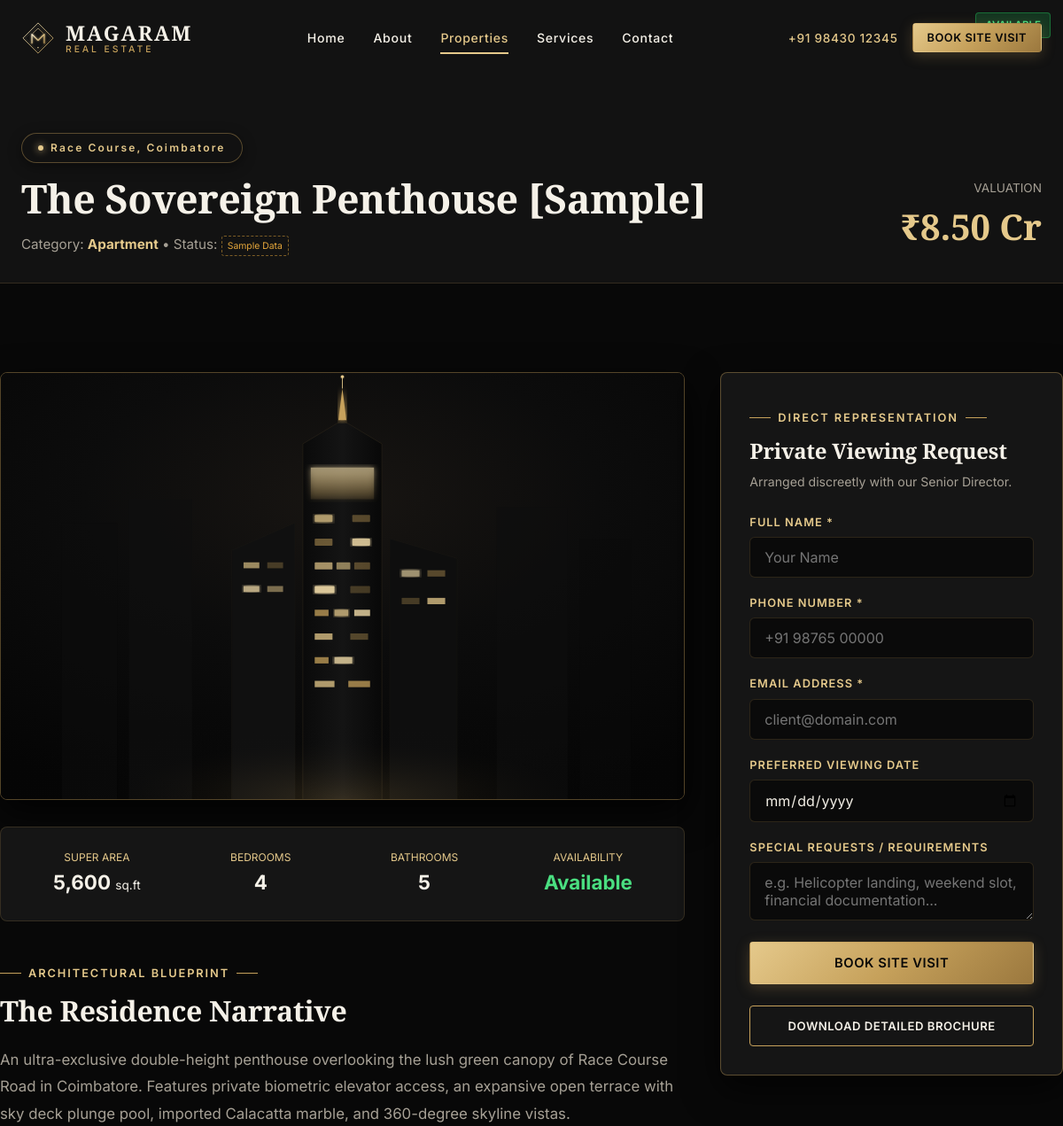
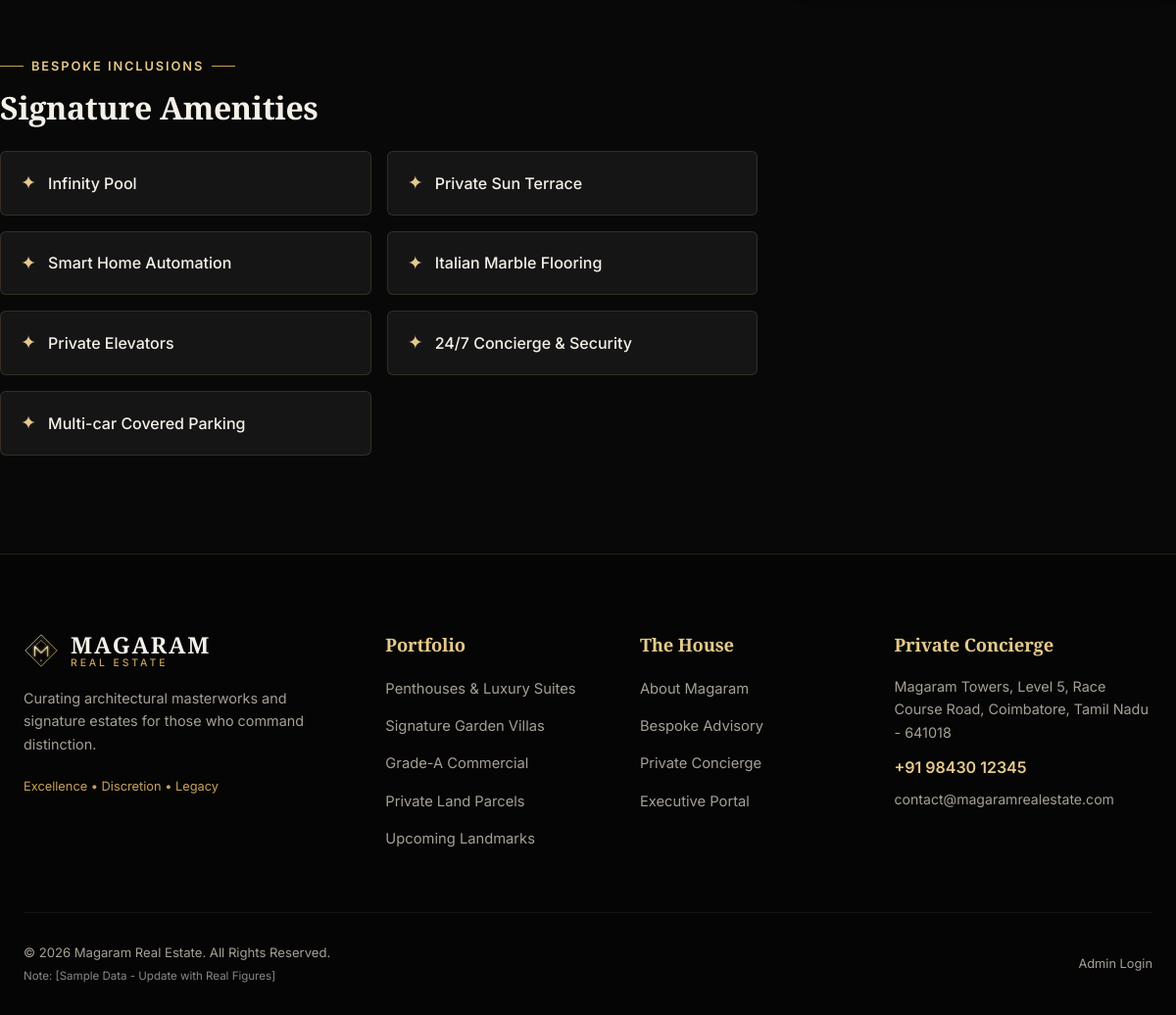
The page /property.php?slug=the-sovereign-penthouse-coimbatore on the database its author committed (2 pictures, top to bottom).
### tables this page shows
CREATE TABLE IF NOT EXISTS `properties` (
    `id` INT AUTO_INCREMENT PRIMARY KEY,
    `title` VARCHAR(255) NOT NULL,
    `slug` VARCHAR(255) NOT NULL UNIQUE,
    `category` ENUM('Residential', 'Commercial', 'Villa', 'Apartment', 'Plot') NOT NULL DEFAULT 'Residential',
    `location` VARCHAR(255) NOT NULL,
    `price` DECIMAL(14,2) NOT NULL DEFAULT 0.00,
    `price_display` VARCHAR(100) DEFAULT NULL,
    `area_sqft` INT NOT NULL DEFAULT 0,
    `bedrooms` INT NOT NULL DEFAULT 0,
    `bathrooms` INT NOT NULL DEFAULT 0,
    `description` TEXT NOT NULL,
    `status` ENUM('Available', 'Sold', 'Upcoming') NOT NULL DEFAULT 'Available',
    `is_featured` TINYINT(1) NOT NULL DEFAULT 0,
    `is_sample` TINYINT(1) NOT NULL DEFAULT 1,
    `created_at` DATETIME DEFAULT CURRENT_TIMESTAMP,
    `updated_at` DATETIME DEFAULT CURRENT_TIMESTAMP ON UPDATE CURRENT_TIMESTAMP,
    INDEX `idx_category` (`category`),
    INDEX `idx_status` (`status`),
    INDEX `idx_featured` (`is_featured`)
);

CREATE TABLE IF NOT EXISTS `amenities` (
    `id` INT AUTO_INCREMENT PRIMARY KEY,
    `name` VARCHAR(100) NOT NULL UNIQUE,
    `icon` VARCHAR(50) NOT NULL DEFAULT 'sparkle'
);

### includes/functions.php (called while the page is built, shortened)
<?php
function e(?string $string): string {
    return htmlspecialchars($string ?? '', ENT_QUOTES, 'UTF-8');
}

### property.php (the view, shortened to what this page needs)
<?php
require_once __DIR__ . '/includes/functions.php';
$slug = clean_string($_GET['slug'] ?? '');
$id = !empty($_GET['id']) ? (int)$_GET['id'] : null;
$db = get_db();
$property = null;
$images = [];
$amenities = [];
if ($db && (!empty($slug) || !empty($id))) {
    try {
        if (!empty($slug)) {
            $stmt = $db->prepare("SELECT * FROM properties WHERE slug = :slug LIMIT 1");
            $stmt->execute(['slug' => $slug]);
        } else {
            $stmt = $db->prepare("SELECT * FROM properties WHERE id = :id LIMIT 1");
            $stmt->execute(['id' => $id]);
        }
        $property = $stmt->fetch();
        if ($property) {
            $imgStmt = $db->prepare("SELECT * FROM property_images WHERE property_id = :pid ORDER BY is_cover DESC, sort_order ASC");
            $imgStmt->execute(['pid' => $property['id']]);
            $images = $imgStmt->fetchAll();
            $amStmt = $db->prepare("
                SELECT a.name, a.icon
                FROM amenities a
                JOIN property_amenities pa ON a.id = pa.amenity_id
                WHERE pa.property_id = :pid
            ");
            $amStmt->execute(['pid' => $property['id']]);
            $amenities = $amStmt->fetchAll();
        }
    } catch (Exception $e) {
        $property = null;
    }
}
require_once __DIR__ . '/includes/header.php';
?>
<div style="padding-top: 120px; background: var(--bg-surface); border-bottom: 1px solid var(--border-subtle);">
    <div class="container" style="padding-top: 30px; padding-bottom: 30px;">
        <div style="display: flex; flex-wrap: wrap; justify-content: space-between; align-items: flex-end; gap: 20px;">
            <div>
                <div class="location-pill" style="margin-bottom: 12px;">
                    <span class="pill-dot"></span>
                    <?= e($property['location']); ?>
                </div>
                <h1 style="font-size: 2.8rem; margin-bottom: 8px;"><?= e($property['title']); ?></h1>
                <div style="color: var(--text-muted); font-size: 0.95rem;">
                    Category: <strong style="color: var(--gold-bright);"><?= e($property['category']); ?></strong> &bull; Status: <span class="property-status-badge status-<?= strtolower($property['status']); ?>"><?= e($property['status']); ?></span>
                    <?php if (!empty($property['is_sample'])): ?>
                        <span class="sample-badge">Sample Data</span>
                    <?php endif; ?>
                </div>
            </div>
            <div style="text-align: right;">
                <div style="font-size: 0.85rem; color: var(--text-muted); text-transform: uppercase;">Valuation</div>
                <div style="font-family: var(--font-heading); font-size: 2.5rem; color: var(--gold-bright); font-weight: 700;">
                    <?= e($property['price_display'] ?? format_inr((float)$property['price'])); ?>
                </div>
            </div>
        </div>
    </div>
</div>
<div class="container section-padding">
    <div style="display: grid; grid-template-columns: 2fr 1fr; gap: 40px;">
        <div>
            <div style="border-radius: 8px; overflow: hidden; border: 1px solid var(--border-gold); aspect-ratio: 16/10; margin-bottom: 30px; box-shadow: 0 15px 40px rgba(0,0,0,0.8);">
                <?php
                    $mainImage = !empty($images[0]['image_path']) ? $images[0]['image_path'] : 'assets/img/hero-bg.svg';
                ?>
                <img id="main-property-view" src="<?= BASE_URL . '/' . e($mainImage); ?>" alt="<?= e($property['title']); ?>" style="width: 100%; height: 100%; object-fit: cover;">
            </div>
            <div style="display: grid; grid-template-columns: repeat(4, 1fr); gap: 16px; background: var(--bg-card); border: 1px solid var(--border-subtle); padding: 24px; border-radius: 8px; margin-bottom: 40px; text-align: center;">
                <div>
                    <div style="font-size: 0.75rem; color: var(--gold-bright); text-transform: uppercase;">Super Area</div>
                    <div style="font-size: 1.4rem; font-weight: 700;"><?= number_format($property['area_sqft']); ?> <span style="font-size: 0.85rem; font-weight: 400;">sq.ft</span></div>
                </div>
                <div>
                    <div style="font-size: 0.75rem; color: var(--gold-bright); text-transform: uppercase;">Bedrooms</div>
                    <div style="font-size: 1.4rem; font-weight: 700;"><?= $property['bedrooms'] > 0 ? $property['bedrooms'] : 'N/A'; ?></div>
                </div>
                <div>
                    <div style="font-size: 0.75rem; color: var(--gold-bright); text-transform: uppercase;">Bathrooms</div>
                    <div style="font-size: 1.4rem; font-weight: 700;"><?= $property['bathrooms'] > 0 ? $property['bathrooms'] : 'N/A'; ?></div>
                </div>
                <div>
                    <div style="font-size: 0.75rem; color: var(--gold-bright); text-transform: uppercase;">Availability</div>
                    <div style="font-size: 1.4rem; font-weight: 700; color: #4ade80;"><?= e($property['status']); ?></div>
                </div>
            </div>
            <div style="margin-bottom: 48px;">
                <span class="section-tag">Architectural Blueprint</span>
                <h2 style="font-size: 2rem; margin-bottom: 20px;">The Residence Narrative</h2>
                <div style="color: var(--text-muted); font-size: 1.05rem; line-height: 1.8;">
                    <?= nl2br(e($property['description'])); ?>
                </div>
            </div>
            <?php if (!empty($amenities)): ?>
                <div>
                    <span class="section-tag">Bespoke Inclusions</span>
                    <h2 style="font-size: 2rem; margin-bottom: 24px;">Signature Amenities</h2>
                    <div style="display: grid; grid-template-columns: repeat(2, 1fr); gap: 16px;">
                        <?php foreach ($amenities as $amenity): ?>
                            <div style="background: var(--bg-card); border: 1px solid var(--border-subtle); padding: 16px 20px; border-radius: 6px; display: flex; align-items: center; gap: 12px;">
                                <span style="color: var(--gold-bright); font-size: 1.2rem;">&#10022;</span>
                                <span style="font-weight: 500;"><?= e($amenity['name']); ?></span>
                            </div>
                        <?php endforeach; ?>
                    </div>
                </div>
            <?php endif; ?>
        </div>
        <div>
            <div style="position: sticky; top: 110px; background: var(--bg-card); border: 1px solid var(--border-gold); border-radius: 8px; padding: 32px; box-shadow: 0 15px 40px rgba(0,0,0,0.7);">
                <span class="section-tag">Direct Representation</span>
                <h3 style="font-size: 1.5rem; margin-bottom: 8px;">Private Viewing Request</h3>
                <p style="color: var(--text-muted); font-size: 0.88rem; margin-bottom: 24px;">
                    Arranged discreetly with our Senior Director.
                </p>
                <form class="luxury-form ajax-enquiry-form" action="<?= BASE_URL; ?>/api/enquiry.php" method="POST">
                    <div class="form-group">
                        <label for="p-name">Full Name *</label>
                        <input type="text" id="p-name" name="name" class="form-control" placeholder="Your Name" required>
                    </div>
                    <div class="form-group">
                        <label for="p-phone">Phone Number *</label>
                        <input type="tel" id="p-phone" name="phone" class="form-control" placeholder="+91 98765 00000" required>
                    </div>
                    <div class="form-group">
                        <label for="p-email">Email Address *</label>
                        <input type="email" id="p-email" name="email" class="form-control" placeholder="client@domain.com" required>
                    </div>
                    <div class="form-group">
                        <label for="p-date">Preferred Viewing Date</label>
                        <input type="date" id="p-date" name="preferred_date" class="form-control" min="<?= date('Y-m-d'); ?>">
                    </div>
                    <div class="form-group">
                        <label for="p-notes">Special Requests / Requirements</label>
                        <textarea id="p-notes" name="message" class="form-control" rows="2" placeholder="e.g. Helicopter landing, weekend slot, financial documentation..."></textarea>
                    </div>
                    <button type="submit" class="btn btn-primary" style="width: 100%; margin-top: 6px;">
                        Book Site Visit
                    </button>
                </form>
                <div style="margin-top: 24px; text-align: center;">
                    <button type="button" class="btn btn-outline" style="width: 100%; font-size: 0.82rem;" data-open-modal="modal-brochure" data-property-id="<?= $property['id']; ?>" data-property-title="<?= e($property['title']); ?>">
                        Download Detailed Brochure
                    </button>
                </div>
            </div>
        </div>
    </div>
</div>
<?php require_once __DIR__ . '/includes/footer.php'; ?>

### assets/css/style.css (style rules this page uses)
:root { --bg-royal: #080808; --bg-surface: #121212; --bg-card: #151515; --bg-card-hover: #1b1b1b; --border-subtle: rgba(198, 161, 91, 0.18); --border-gold: rgba(198, 161, 91, 0.4); --border-bright: #E5C98B; --gold-primary: #C6A15B; --gold-bright: #E5C98B; --gold-dark: #8c6e33; --gold-gradient: linear-gradient(135deg, #E5C98B 0%, #C6A15B 50%, #9B783E 100%); --gold-shimmer: linear-gradient(90deg, #C6A15B 0%, #FFF4D9 45%, #E5C98B 75%, #C6A15B 100%); --text-cream: #F5F1E8; --text-muted: #A6A095; --text-dark: #080808; --font-heading: 'Playfair Display', Georgia, serif; --font-body: 'Inter', -apple-system, BlinkMacSystemFont, 'Segoe UI', Roboto, sans-serif; --transition-fast: 0.25s cubic-bezier(0.4, 0, 0.2, 1); --transition-smooth: 0.4s cubic-bezier(0.16, 1, 0.3, 1); --shadow-gold: 0 10px 30px -10px rgba(198, 161, 91, 0.25); --shadow-card: 0 15px 35px rgba(0, 0, 0, 0.6); }
*, *::before, *::after { box-sizing: border-box; margin: 0; padding: 0; }
html { scroll-behavior: smooth; font-size: 16px; background-color: var(--bg-royal); color: var(--text-cream); }
body { font-family: var(--font-body); font-weight: 400; line-height: 1.65; background-color: var(--bg-royal); color: var(--text-cream); overflow-x: hidden; -webkit-font-smoothing: antialiased; }
img { max-width: 100%; height: auto; display: block; }
button, input, select, textarea { font-family: inherit; font-size: inherit; color: inherit; }
.container { width: 100%; max-width: 1280px; margin: 0 auto; padding: 0 24px; }
h1, h2, h3, h4, h5, h6 { font-family: var(--font-heading); font-weight: 600; line-height: 1.25; color: var(--text-cream); letter-spacing: -0.01em; }
.section-tag { display: inline-flex; align-items: center; gap: 8px; font-size: 0.8rem; font-weight: 600; text-transform: uppercase; letter-spacing: 0.15em; color: var(--gold-bright); margin-bottom: 12px; }
.section-tag::before, .section-tag::after { content: ''; display: inline-block; width: 24px; height: 1px; background: var(--gold-primary); }
.btn { display: inline-flex; align-items: center; justify-content: center; gap: 10px; padding: 14px 28px; font-size: 0.92rem; font-weight: 600; letter-spacing: 0.04em; text-transform: uppercase; border-radius: 4px; cursor: pointer; position: relative; overflow: hidden; transition: all var(--transition-smooth); border: 1px solid transparent; }
.btn-primary { background: var(--gold-gradient); color: var(--text-dark); box-shadow: 0 4px 15px rgba(198, 161, 91, 0.25); }
.btn-primary::after { content: ''; position: absolute; top: -50%; left: -60%; width: 40%; height: 200%; background: linear-gradient( 120deg, rgba(255, 255, 255, 0) 0%, rgba(255, 255, 255, 0.5) 50%, rgba(255, 255, 255, 0) 100% ); transform: rotate(25deg); transition: transform 0.75s ease; pointer-events: none; }
.btn-outline { background: transparent; color: var(--text-cream); border-color: var(--gold-primary); }
.location-pill { display: inline-flex; align-items: center; gap: 8px; padding: 6px 18px; background: rgba(18, 18, 18, 0.7); border: 1px solid var(--border-gold); border-radius: 50px; font-size: 0.75rem; font-weight: 600; letter-spacing: 0.18em; color: var(--gold-bright); margin-bottom: 24px; backdrop-filter: blur(8px); box-shadow: 0 4px 15px rgba(0, 0, 0, 0.4); }
.location-pill .pill-dot { width: 6px; height: 6px; border-radius: 50%; background-color: var(--gold-bright); box-shadow: 0 0 8px var(--gold-bright); }
.sample-badge { display: inline-block; font-size: 0.65rem; color: #e5a73b; border: 1px dashed rgba(229, 167, 59, 0.5); padding: 2px 6px; border-radius: 3px; margin-top: 6px; }
.section-padding { padding: 100px 0; }
.property-status-badge { position: absolute; top: 14px; right: 14px; padding: 4px 10px; font-size: 0.72rem; font-weight: 600; text-transform: uppercase; border-radius: 4px; }
.status-available { background: rgba(34, 197, 94, 0.2); color: #4ade80; border: 1px solid rgba(34, 197, 94, 0.4); }
.luxury-form { display: flex; flex-direction: column; gap: 18px; }
.form-group { display: flex; flex-direction: column; gap: 6px; }
.form-group label { font-size: 0.8rem; font-weight: 600; text-transform: uppercase; letter-spacing: 0.08em; color: var(--gold-bright); }
.form-control { background: rgba(8, 8, 8, 0.8); border: 1px solid var(--border-subtle); color: var(--text-cream); padding: 12px 16px; border-radius: 6px; outline: none; transition: all var(--transition-fast); }

### rows shown on the page
properties: location "Race Course, Coimbatore", title "The Sovereign Penthouse [Sample]", category "Apartment", status "AVAILABLE", price_display "₹8.50 Cr", area_sqft "5,600", bedrooms "4", bathrooms "5", status "Available", description "An ultra-exclusive double-height penthouse overlooking the lush green canopy of Race Course Road in Coimbatore. Features private biometric elevator access, an expansive open terrace with sky deck plunge pool, imported Calacatta marble, and 360-degree skyline vistas."
amenities: name "Infinity Pool"
amenities: name "Private Sun Terrace"
amenities: name "Smart Home Automation"
amenities: name "Italian Marble Flooring"
amenities: name "Private Elevators"
amenities: name "24/7 Concierge & Security"
amenities: name "Multi-car Covered Parking"

### other values the page prints
$settings['contact_phone'] "+91 98430 12345"
$settings['office_address'] "Magaram Towers, Level 5, Race Course Road, Coimbatore, Tamil Nadu - 641018"
$settings['contact_email'] "contact@magaramrealestate.com"
$settings['site_name'] "Magaram Real Estate"
$settings['stats_note'] "[Sample Data - Update with Real Figures]"
